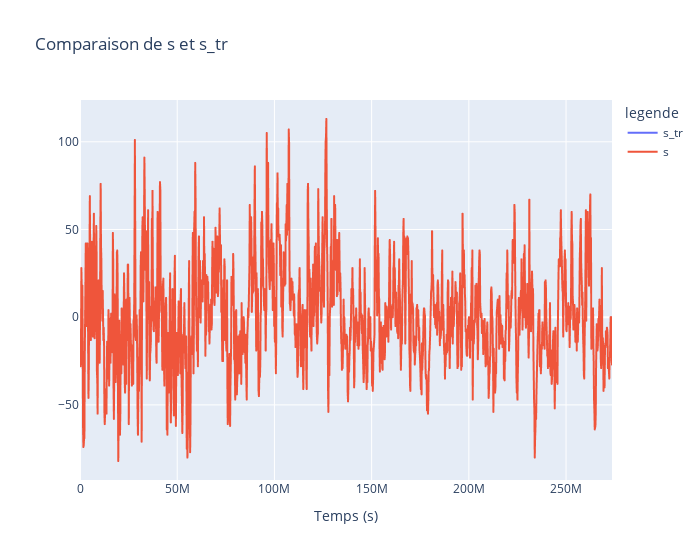

The code cell stored with this chart in its notebook:
### Markdown cell above
#### Décodage

### Code cell
sd = sd.astype(np.uint8)
s_tr = tsa.bin2data(sd,'uint8')
s_tr = np.packbits(sd).astype(np.int8)
df_s = pd.DataFrame({'x': ts , 'y': s , 'legende':'s'})
df_s_tr = pd.DataFrame({'x': ts, 'y': s_tr , 'legende':'s_tr'})
df_signals = pd.concat([df_s_tr,df_s])
fig4 = px.line(df_signals, x='x',  y='y', color='legende', labels={'x':'Temps (s)', 'y':''}, title='Comparaison de s et s_tr', width=700 )
fig4.show()

### Figure 1 — Plotly figure (JSON) as saved in the notebook; plotly's stock layout.template omitted (floating-point values rounded to 4 significant figures; data arrays with more than 128 entries replaced by an {"elided": "..."} marker saying what was removed)
{"data": [{"hovertemplate": "legende=s_tr<br>Temps (s)=%{x}<br>=%{y}<extra></extra>", "legendgroup": "s_tr", "line": {"color": "#636efa", "dash": "solid"}, "marker": {"symbol": "circle"}, "mode": "lines", "name": "s_tr", "showlegend": true, "type": "scattergl", "x": {"elided": "1571 float values"}, "xaxis": "x", "y": {"elided": "1571 int values"}, "yaxis": "y"}, {"hovertemplate": "legende=s<br>Temps (s)=%{x}<br>=%{y}<extra></extra>", "legendgroup": "s", "line": {"color": "#EF553B", "dash": "solid"}, "marker": {"symbol": "circle"}, "mode": "lines", "name": "s", "showlegend": true, "type": "scattergl", "x": {"elided": "1571 float values"}, "xaxis": "x", "y": {"elided": "1571 int values"}, "yaxis": "y"}], "layout": {"legend": {"title": {"text": "legende"}, "tracegroupgap": 0}, "title": {"text": "Comparaison de s et s_tr"}, "width": 700, "xaxis": {"anchor": "y", "domain": [0, 1], "title": {"text": "Temps (s)"}}, "yaxis": {"anchor": "x", "domain": [0, 1], "title": {"text": ""}}}}
